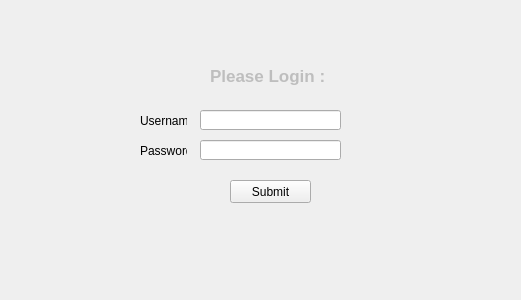
<?xml version="1.0" encoding="UTF-8"?>
<ui version="4.0">
 <class>Login</class>
 <widget class="QWidget" name="Login">
  <property name="geometry">
   <rect>
    <x>0</x>
    <y>0</y>
    <width>521</width>
    <height>300</height>
   </rect>
  </property>
  <property name="windowTitle">
   <string>Login</string>
  </property>
  <widget class="QPushButton" name="SubmitLogin">
   <property name="enabled">
    <bool>true</bool>
   </property>
   <property name="geometry">
    <rect>
     <x>230</x>
     <y>180</y>
     <width>81</width>
     <height>23</height>
    </rect>
   </property>
   <property name="autoFillBackground">
    <bool>false</bool>
   </property>
   <property name="text">
    <string>Submit</string>
   </property>
   <property name="checkable">
    <bool>false</bool>
   </property>
  </widget>
  <widget class="QLineEdit" name="boxUsername">
   <property name="geometry">
    <rect>
     <x>200</x>
     <y>110</y>
     <width>141</width>
     <height>20</height>
    </rect>
   </property>
  </widget>
  <widget class="QLineEdit" name="boxPassword">
   <property name="enabled">
    <bool>true</bool>
   </property>
   <property name="geometry">
    <rect>
     <x>200</x>
     <y>140</y>
     <width>141</width>
     <height>20</height>
    </rect>
   </property>
   <property name="echoMode">
    <enum>QLineEdit::Password</enum>
   </property>
  </widget>
  <widget class="QLabel" name="textUsername">
   <property name="geometry">
    <rect>
     <x>140</x>
     <y>110</y>
     <width>47</width>
     <height>21</height>
    </rect>
   </property>
   <property name="text">
    <string>Username</string>
   </property>
  </widget>
  <widget class="QLabel" name="textPassword">
   <property name="enabled">
    <bool>true</bool>
   </property>
   <property name="geometry">
    <rect>
     <x>140</x>
     <y>140</y>
     <width>47</width>
     <height>21</height>
    </rect>
   </property>
   <property name="text">
    <string>Password</string>
   </property>
  </widget>
  <widget class="QLabel" name="TITLE">
   <property name="enabled">
    <bool>false</bool>
   </property>
   <property name="geometry">
    <rect>
     <x>210</x>
     <y>60</y>
     <width>131</width>
     <height>31</height>
    </rect>
   </property>
   <property name="font">
    <font>
     <pointsize>13</pointsize>
     <weight>75</weight>
     <bold>true</bold>
     <kerning>true</kerning>
    </font>
   </property>
   <property name="text">
    <string>Please Login :</string>
   </property>
   <property name="margin">
    <number>0</number>
   </property>
  </widget>
  <widget class="QLabel" name="loginErrorLabel">
   <property name="enabled">
    <bool>false</bool>
   </property>
   <property name="geometry">
    <rect>
     <x>190</x>
     <y>210</y>
     <width>161</width>
     <height>20</height>
    </rect>
   </property>
   <property name="font">
    <font>
     <italic>true</italic>
    </font>
   </property>
   <property name="autoFillBackground">
    <bool>true</bool>
   </property>
   <property name="text">
    <string/>
   </property>
  </widget>
 </widget>
 <layoutdefault spacing="6" margin="11"/>
 <resources/>
 <connections/>
</ui>
